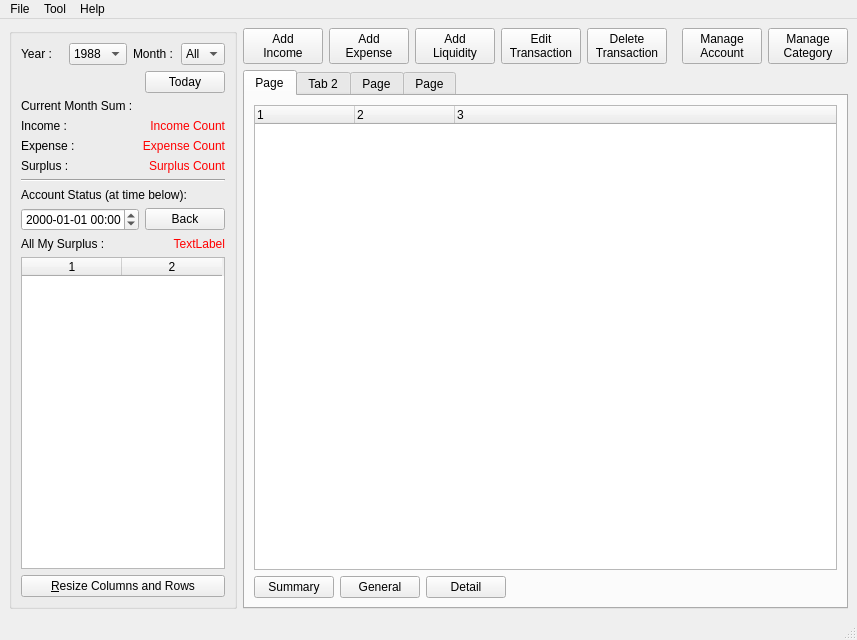
<?xml version="1.0" encoding="UTF-8"?>
<ui version="4.0">
 <class>accountBookMainWindow</class>
 <widget class="QMainWindow" name="accountBookMainWindow">
  <property name="geometry">
   <rect>
    <x>0</x>
    <y>0</y>
    <width>857</width>
    <height>640</height>
   </rect>
  </property>
  <property name="minimumSize">
   <size>
    <width>0</width>
    <height>640</height>
   </size>
  </property>
  <property name="windowTitle">
   <string>MainWindow</string>
  </property>
  <widget class="QWidget" name="centralwidget">
   <layout class="QGridLayout" name="gridLayout_2">
    <item row="0" column="0" rowspan="2">
     <widget class="QGroupBox" name="groupBox_2">
      <property name="minimumSize">
       <size>
        <width>228</width>
        <height>0</height>
       </size>
      </property>
      <property name="maximumSize">
       <size>
        <width>228</width>
        <height>16777215</height>
       </size>
      </property>
      <layout class="QGridLayout" name="gridLayout_3">
       <item row="0" column="0">
        <layout class="QHBoxLayout" name="horizontalLayout_2">
         <item>
          <widget class="QLabel" name="label">
           <property name="text">
            <string>Year :</string>
           </property>
          </widget>
         </item>
         <item>
          <widget class="QComboBox" name="comboBox">
           <item>
            <property name="text">
             <string>1988</string>
            </property>
           </item>
          </widget>
         </item>
         <item>
          <widget class="QLabel" name="label_2">
           <property name="text">
            <string>Month :</string>
           </property>
          </widget>
         </item>
         <item>
          <widget class="QComboBox" name="comboBox_2">
           <item>
            <property name="text">
             <string>All</string>
            </property>
           </item>
           <item>
            <property name="text">
             <string>1</string>
            </property>
           </item>
           <item>
            <property name="text">
             <string>2</string>
            </property>
           </item>
           <item>
            <property name="text">
             <string>3</string>
            </property>
           </item>
           <item>
            <property name="text">
             <string>4</string>
            </property>
           </item>
           <item>
            <property name="text">
             <string>5</string>
            </property>
           </item>
           <item>
            <property name="text">
             <string>6</string>
            </property>
           </item>
           <item>
            <property name="text">
             <string>7</string>
            </property>
           </item>
           <item>
            <property name="text">
             <string>8</string>
            </property>
           </item>
           <item>
            <property name="text">
             <string>9</string>
            </property>
           </item>
           <item>
            <property name="text">
             <string>10</string>
            </property>
           </item>
           <item>
            <property name="text">
             <string>11</string>
            </property>
           </item>
           <item>
            <property name="text">
             <string>12</string>
            </property>
           </item>
          </widget>
         </item>
        </layout>
       </item>
       <item row="1" column="0">
        <layout class="QHBoxLayout" name="horizontalLayout">
         <item>
          <spacer name="horizontalSpacer">
           <property name="orientation">
            <enum>Qt::Horizontal</enum>
           </property>
           <property name="sizeHint" stdset="0">
            <size>
             <width>172</width>
             <height>20</height>
            </size>
           </property>
          </spacer>
         </item>
         <item>
          <widget class="QPushButton" name="buttonBackToToday">
           <property name="text">
            <string>Today</string>
           </property>
          </widget>
         </item>
        </layout>
       </item>
       <item row="2" column="0">
        <layout class="QVBoxLayout" name="verticalLayout_2">
         <item>
          <widget class="QLabel" name="label_7">
           <property name="text">
            <string>Current Month Sum :</string>
           </property>
          </widget>
         </item>
         <item>
          <layout class="QGridLayout" name="gridLayout">
           <item row="0" column="0">
            <widget class="QLabel" name="label_8">
             <property name="text">
              <string>Income :</string>
             </property>
            </widget>
           </item>
           <item row="0" column="1">
            <widget class="QLabel" name="label_9">
             <property name="palette">
              <palette>
               <active>
                <colorrole role="WindowText">
                 <brush brushstyle="SolidPattern">
                  <color alpha="255">
                   <red>255</red>
                   <green>0</green>
                   <blue>0</blue>
                  </color>
                 </brush>
                </colorrole>
               </active>
               <inactive>
                <colorrole role="WindowText">
                 <brush brushstyle="SolidPattern">
                  <color alpha="255">
                   <red>255</red>
                   <green>0</green>
                   <blue>0</blue>
                  </color>
                 </brush>
                </colorrole>
               </inactive>
               <disabled>
                <colorrole role="WindowText">
                 <brush brushstyle="SolidPattern">
                  <color alpha="255">
                   <red>119</red>
                   <green>119</green>
                   <blue>119</blue>
                  </color>
                 </brush>
                </colorrole>
               </disabled>
              </palette>
             </property>
             <property name="text">
              <string>Income Count</string>
             </property>
             <property name="alignment">
              <set>Qt::AlignRight|Qt::AlignTrailing|Qt::AlignVCenter</set>
             </property>
            </widget>
           </item>
           <item row="1" column="0">
            <widget class="QLabel" name="label_10">
             <property name="text">
              <string>Expense :</string>
             </property>
            </widget>
           </item>
           <item row="1" column="1">
            <widget class="QLabel" name="label_11">
             <property name="palette">
              <palette>
               <active>
                <colorrole role="WindowText">
                 <brush brushstyle="SolidPattern">
                  <color alpha="255">
                   <red>255</red>
                   <green>0</green>
                   <blue>0</blue>
                  </color>
                 </brush>
                </colorrole>
               </active>
               <inactive>
                <colorrole role="WindowText">
                 <brush brushstyle="SolidPattern">
                  <color alpha="255">
                   <red>255</red>
                   <green>0</green>
                   <blue>0</blue>
                  </color>
                 </brush>
                </colorrole>
               </inactive>
               <disabled>
                <colorrole role="WindowText">
                 <brush brushstyle="SolidPattern">
                  <color alpha="255">
                   <red>119</red>
                   <green>119</green>
                   <blue>119</blue>
                  </color>
                 </brush>
                </colorrole>
               </disabled>
              </palette>
             </property>
             <property name="text">
              <string>Expense Count</string>
             </property>
             <property name="alignment">
              <set>Qt::AlignRight|Qt::AlignTrailing|Qt::AlignVCenter</set>
             </property>
            </widget>
           </item>
           <item row="2" column="0">
            <widget class="QLabel" name="label_12">
             <property name="text">
              <string>Surplus :</string>
             </property>
            </widget>
           </item>
           <item row="2" column="1">
            <widget class="QLabel" name="label_13">
             <property name="palette">
              <palette>
               <active>
                <colorrole role="WindowText">
                 <brush brushstyle="SolidPattern">
                  <color alpha="255">
                   <red>255</red>
                   <green>0</green>
                   <blue>0</blue>
                  </color>
                 </brush>
                </colorrole>
               </active>
               <inactive>
                <colorrole role="WindowText">
                 <brush brushstyle="SolidPattern">
                  <color alpha="255">
                   <red>255</red>
                   <green>0</green>
                   <blue>0</blue>
                  </color>
                 </brush>
                </colorrole>
               </inactive>
               <disabled>
                <colorrole role="WindowText">
                 <brush brushstyle="SolidPattern">
                  <color alpha="255">
                   <red>119</red>
                   <green>119</green>
                   <blue>119</blue>
                  </color>
                 </brush>
                </colorrole>
               </disabled>
              </palette>
             </property>
             <property name="text">
              <string>Surplus Count</string>
             </property>
             <property name="alignment">
              <set>Qt::AlignRight|Qt::AlignTrailing|Qt::AlignVCenter</set>
             </property>
            </widget>
           </item>
          </layout>
         </item>
        </layout>
       </item>
       <item row="3" column="0">
        <widget class="Line" name="line">
         <property name="orientation">
          <enum>Qt::Horizontal</enum>
         </property>
        </widget>
       </item>
       <item row="4" column="0">
        <widget class="QLabel" name="label_4">
         <property name="text">
          <string>Account Status (at time below):</string>
         </property>
        </widget>
       </item>
       <item row="5" column="0">
        <layout class="QHBoxLayout" name="horizontalLayout_4">
         <item>
          <widget class="QDateTimeEdit" name="dateTimeEdit">
           <property name="displayFormat">
            <string>yyyy-MM-dd HH:mm</string>
           </property>
          </widget>
         </item>
         <item>
          <widget class="QPushButton" name="buttonBackToCurTime">
           <property name="text">
            <string>Back</string>
           </property>
          </widget>
         </item>
        </layout>
       </item>
       <item row="6" column="0">
        <layout class="QHBoxLayout" name="horizontalLayout_3">
         <item>
          <widget class="QLabel" name="label_3">
           <property name="text">
            <string>All My Surplus :</string>
           </property>
          </widget>
         </item>
         <item>
          <widget class="QLabel" name="labelAllMySurplus">
           <property name="palette">
            <palette>
             <active>
              <colorrole role="WindowText">
               <brush brushstyle="SolidPattern">
                <color alpha="255">
                 <red>255</red>
                 <green>0</green>
                 <blue>0</blue>
                </color>
               </brush>
              </colorrole>
             </active>
             <inactive>
              <colorrole role="WindowText">
               <brush brushstyle="SolidPattern">
                <color alpha="255">
                 <red>255</red>
                 <green>0</green>
                 <blue>0</blue>
                </color>
               </brush>
              </colorrole>
             </inactive>
             <disabled>
              <colorrole role="WindowText">
               <brush brushstyle="SolidPattern">
                <color alpha="255">
                 <red>119</red>
                 <green>119</green>
                 <blue>119</blue>
                </color>
               </brush>
              </colorrole>
             </disabled>
            </palette>
           </property>
           <property name="text">
            <string>TextLabel</string>
           </property>
           <property name="alignment">
            <set>Qt::AlignRight|Qt::AlignTrailing|Qt::AlignVCenter</set>
           </property>
          </widget>
         </item>
        </layout>
       </item>
       <item row="7" column="0">
        <widget class="QTableWidget" name="tableAccount">
         <property name="sortingEnabled">
          <bool>true</bool>
         </property>
         <property name="columnCount">
          <number>2</number>
         </property>
         <column/>
         <column/>
        </widget>
       </item>
       <item row="8" column="0">
        <widget class="QPushButton" name="buttonResize">
         <property name="text">
          <string>&amp;Resize Columns and Rows</string>
         </property>
        </widget>
       </item>
      </layout>
     </widget>
    </item>
    <item row="0" column="1">
     <widget class="QPushButton" name="buttonNewIncome">
      <property name="text">
       <string>Add
Income</string>
      </property>
     </widget>
    </item>
    <item row="0" column="2">
     <widget class="QPushButton" name="buttonNewExpense">
      <property name="text">
       <string>Add
Expense</string>
      </property>
     </widget>
    </item>
    <item row="0" column="3">
     <widget class="QPushButton" name="buttonNewLiquidity">
      <property name="text">
       <string>Add
Liquidity</string>
      </property>
     </widget>
    </item>
    <item row="0" column="4">
     <widget class="QPushButton" name="buttonEdit">
      <property name="text">
       <string>Edit
Transaction</string>
      </property>
     </widget>
    </item>
    <item row="0" column="5">
     <widget class="QPushButton" name="buttonDelete">
      <property name="text">
       <string>Delete
Transaction</string>
      </property>
     </widget>
    </item>
    <item row="0" column="6">
     <spacer name="horizontalSpacer_4">
      <property name="orientation">
       <enum>Qt::Horizontal</enum>
      </property>
      <property name="sizeHint" stdset="0">
       <size>
        <width>40</width>
        <height>20</height>
       </size>
      </property>
     </spacer>
    </item>
    <item row="0" column="7">
     <widget class="QPushButton" name="buttonManageAccount">
      <property name="text">
       <string>Manage
Account</string>
      </property>
     </widget>
    </item>
    <item row="0" column="8">
     <widget class="QPushButton" name="buttonManageCategory">
      <property name="text">
       <string>Manage
Category</string>
      </property>
     </widget>
    </item>
    <item row="1" column="1" colspan="8">
     <widget class="QTabWidget" name="mainTabWidget">
      <property name="minimumSize">
       <size>
        <width>500</width>
        <height>0</height>
       </size>
      </property>
      <property name="currentIndex">
       <number>0</number>
      </property>
      <widget class="QWidget" name="tabStatistics">
       <attribute name="title">
        <string>Page</string>
       </attribute>
       <layout class="QGridLayout" name="gridLayout_4">
        <item row="0" column="0" rowspan="5" colspan="5">
         <widget class="QTreeWidget" name="treeStatistics">
          <property name="columnCount">
           <number>3</number>
          </property>
          <column>
           <property name="text">
            <string notr="true">1</string>
           </property>
          </column>
          <column>
           <property name="text">
            <string notr="true">2</string>
           </property>
          </column>
          <column>
           <property name="text">
            <string notr="true">3</string>
           </property>
          </column>
         </widget>
        </item>
        <item row="5" column="0">
         <widget class="QPushButton" name="buttonShowBigType">
          <property name="text">
           <string>Summary</string>
          </property>
         </widget>
        </item>
        <item row="5" column="2">
         <widget class="QPushButton" name="buttonShowSmallType">
          <property name="text">
           <string>Detail</string>
          </property>
         </widget>
        </item>
        <item row="5" column="1">
         <widget class="QPushButton" name="buttonShowMidType">
          <property name="text">
           <string>General</string>
          </property>
         </widget>
        </item>
        <item row="5" column="3">
         <spacer name="horizontalSpacer_3">
          <property name="orientation">
           <enum>Qt::Horizontal</enum>
          </property>
          <property name="sizeHint" stdset="0">
           <size>
            <width>40</width>
            <height>20</height>
           </size>
          </property>
         </spacer>
        </item>
       </layout>
      </widget>
      <widget class="QWidget" name="tabIncome">
       <attribute name="title">
        <string>Tab 2</string>
       </attribute>
       <layout class="QGridLayout" name="gridLayout_6">
        <item row="0" column="0" colspan="2">
         <widget class="QTableWidget" name="tableIncome">
          <attribute name="horizontalHeaderShowSortIndicator" stdset="0">
           <bool>true</bool>
          </attribute>
          <attribute name="verticalHeaderVisible">
           <bool>false</bool>
          </attribute>
         </widget>
        </item>
       </layout>
      </widget>
      <widget class="QWidget" name="tabExpense">
       <attribute name="title">
        <string>Page</string>
       </attribute>
       <layout class="QGridLayout" name="gridLayout_9">
        <item row="0" column="0">
         <widget class="QTableWidget" name="tableExpense">
          <attribute name="horizontalHeaderShowSortIndicator" stdset="0">
           <bool>true</bool>
          </attribute>
          <attribute name="verticalHeaderVisible">
           <bool>false</bool>
          </attribute>
         </widget>
        </item>
       </layout>
      </widget>
      <widget class="QWidget" name="tabLiquidity">
       <attribute name="title">
        <string>Page</string>
       </attribute>
       <layout class="QGridLayout" name="gridLayout_7">
        <item row="0" column="0">
         <widget class="QTableWidget" name="tableLiquidity">
          <attribute name="horizontalHeaderShowSortIndicator" stdset="0">
           <bool>true</bool>
          </attribute>
          <attribute name="verticalHeaderVisible">
           <bool>false</bool>
          </attribute>
         </widget>
        </item>
       </layout>
      </widget>
     </widget>
    </item>
   </layout>
  </widget>
  <widget class="QMenuBar" name="menubar">
   <property name="geometry">
    <rect>
     <x>0</x>
     <y>0</y>
     <width>873</width>
     <height>23</height>
    </rect>
   </property>
   <widget class="QMenu" name="menuFile">
    <property name="title">
     <string>File</string>
    </property>
    <widget class="QMenu" name="menuImport_Export">
     <property name="title">
      <string>Import / Export</string>
     </property>
     <addaction name="actionImport_another_data_file"/>
     <addaction name="actionExport_Data_As_Text_File"/>
    </widget>
    <addaction name="actionBackup_Data_File"/>
    <addaction name="actionSet_Password"/>
    <addaction name="separator"/>
    <addaction name="menuImport_Export"/>
    <addaction name="separator"/>
    <addaction name="actionExit"/>
   </widget>
   <widget class="QMenu" name="menuTool">
    <property name="title">
     <string>Tool</string>
    </property>
    <addaction name="actionOptions"/>
    <addaction name="actionResize_Columes_and_Rows"/>
   </widget>
   <widget class="QMenu" name="menuHelp">
    <property name="title">
     <string>Help</string>
    </property>
    <addaction name="actionAbout_accountBook"/>
   </widget>
   <addaction name="menuFile"/>
   <addaction name="menuTool"/>
   <addaction name="menuHelp"/>
  </widget>
  <widget class="QStatusBar" name="statusbar"/>
  <action name="actionBackup_Data_File">
   <property name="text">
    <string>Backup Data File</string>
   </property>
  </action>
  <action name="actionSet_Password">
   <property name="text">
    <string>Set Password</string>
   </property>
  </action>
  <action name="actionImport_another_data_file">
   <property name="text">
    <string>Import Another Data File</string>
   </property>
  </action>
  <action name="actionExport_Data_As_Text_File">
   <property name="text">
    <string>Export Data As Text File</string>
   </property>
  </action>
  <action name="actionExit">
   <property name="text">
    <string>Exit</string>
   </property>
  </action>
  <action name="actionOptions">
   <property name="text">
    <string>Options</string>
   </property>
  </action>
  <action name="actionResize_Columes_and_Rows">
   <property name="text">
    <string>Resize Columes and Rows</string>
   </property>
  </action>
  <action name="actionAbout_accountBook">
   <property name="text">
    <string>About accountBook</string>
   </property>
  </action>
 </widget>
 <resources/>
 <connections/>
</ui>
